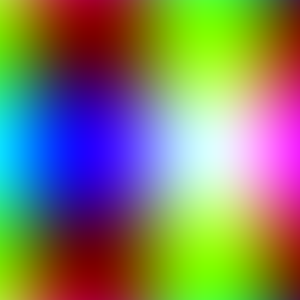
#> input picture Week 1/pattern.png, 300 x 300 px
$ jupyter execute 05_mini_challenge.ipynb
#> lines starting #> are read from the running program, lines starting #| are printed output that depends on the picture
---
## Notebook 5: Putting It All Together - Mini Challenge

Now it's your turn! Complete the following challenges to test your understanding:

### Challenge 1: Data Analysis
1. Load the weather.json file
2. Calculate the "comfort index" as: `comfort = temperature * (100 - humidity) / wind_speed`
3. Find which city has the highest comfort index
4. Create a visualisation showing comfort index by city

### Challenge 2: Image Processing
1. Load the pattern.png image
2. Create a version with only blue and green channels (no red)
3. Normalise it to [0, 1]
4. Display the original and modified images side by side

### Challenge 3: Sklearn Practice
1. Using the students data, predict `attendance` from `math_score` and `science_score`
2. Split the data 70/30 train/test
3. Train a model and calculate the R² score
4. Visualise predicted vs actual attendance

[cell 1]
# Housekeeping Imports
import numpy as np
import pandas as pd
import matplotlib.pyplot as plt
from PIL import Image
import cv2

from sklearn.model_selection import train_test_split
from sklearn.preprocessing import StandardScaler
from sklearn.linear_model import LinearRegression
from sklearn.cluster import KMeans
from sklearn.metrics import mean_squared_error, r2_score

### Challenge 1: Data Analysis

[cell 2]
# Load weather.json
weather_df = pd.read_json("weather.json")
#> (reads Week 1/weather.json from the repository)

print(weather_df)

[cell 3]
# Calculate "Comfort Index" = temperature * (100 - humidity) / wind_speed
weather_df['comfort_idx'] = weather_df['temperature'] * (100 - weather_df['humidity']) / weather_df['wind_speed']

print(weather_df)

[cell 4]
# Find the city with highest "Comfort Index"
idx = weather_df['comfort_idx'].idxmax()
highest_comfortIndex = weather_df.loc[idx, 'city']
print("City with the highest comfort index is: ", highest_comfortIndex)

[cell 5]
# Create a visualisation showing comfort by city
# Use .bar to create a bar chart, select data frame columns, x,y
plt.bar(weather_df['city'], weather_df['comfort_idx'])

# Labels and title
plt.xlabel('City')
plt.ylabel('Comfort Index')
plt.title('Comfort Index by City')

plt.show()
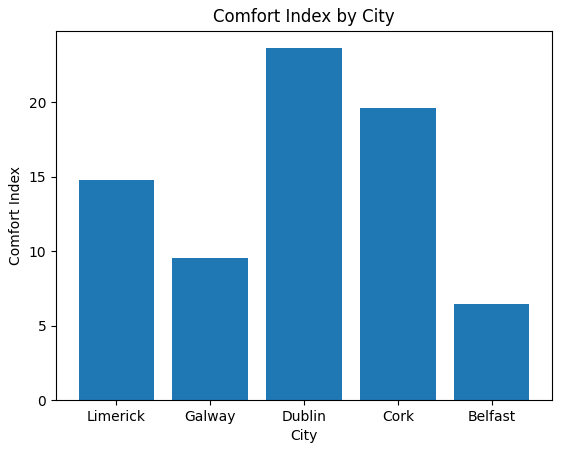
#> figure drawn by matplotlib, 1 panel; tallest bar 23.61 high, from x = 1.6 to 2.4

### Challenge 2: Image Processing

[cell 6]
# Load the pattern.png image
img = np.array(Image.open("pattern.png"))
#> img is the input picture: shape (300, 300, 3); mean R, G, B 127, 127, 102.7

[cell 7]
# Remove Red Channel
red_removed = img.copy()
red_removed[:, :, 0] = 0
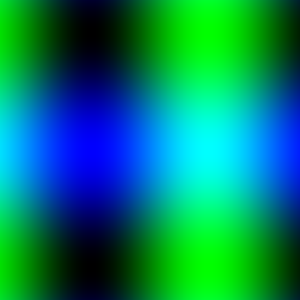
#> red_removed: shape (300, 300, 3); mean R, G, B 0, 127, 102.7

[cell 8]
# Normalise it to [0, 1]
img_normalised = red_removed / 255.0

[cell 9]
# Show Both Images side by side
figs, axes = plt.subplots(1, 3, figsize=(10,5))

axes[0].imshow(img)
axes[0].set_title("Original Image")
axes[0].axis("off")

axes[1].imshow(red_removed)
axes[1].set_title("Red Channel Removed")
axes[1].axis("off")

axes[2].imshow(img_normalised)
axes[2].set_title("Red Channel Removed + Normalised")
axes[2].axis("off")

plt.tight_layout()
plt.show()
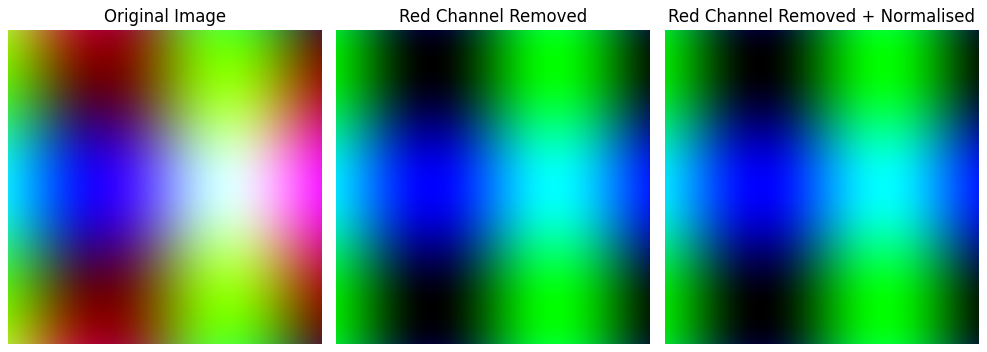
#> figure drawn by matplotlib, 3 panels

### Challenge 3: Sklearn Practice

[cell 10]
# Predict Attendance from 'math_score' and 'science_score'

# Load Data
student_df = pd.read_csv("students.csv")
#> (reads Week 1/students.csv from the repository)

# X is inputs
X = student_df[['math_score', 'science_score']]

# Y is what we want to predict
y = student_df['attendance']

[cell 11]
# Split the data 70/30 train/test
X_train, X_test, y_train, y_test = train_test_split(
    X, y, test_size=0.3, random_state=42
)

[cell 12]
# Train a model and calc the R^2 score
model = LinearRegression()
model.fit(X_train, y_train)

y_pred = model.predict(X_test)

r2 = r2_score(y_test, y_pred)
print(f"R² Score: {r2:.4f}")

[cell 13]
# Visualise predicted vs actual attendance
test_results = X_test.copy()
test_results['Actual Attendance'] = y_test.values
test_results['Predicted Attendance'] = y_pred

plt.scatter(y_test, y_pred)
plt.xlabel('Actual Attendance')
plt.ylabel('Predicted Attendance')
plt.plot([y_test.min(), y_test.max()], [y_test.min(), y_test.max()], 'r--')  # perfect prediction line
plt.grid(True, alpha=0.3)
plt.tight_layout()
plt.show()
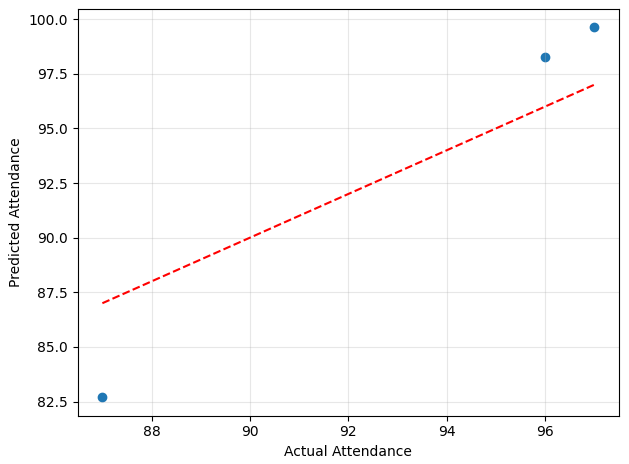
#> figure drawn by matplotlib, 1 panel
